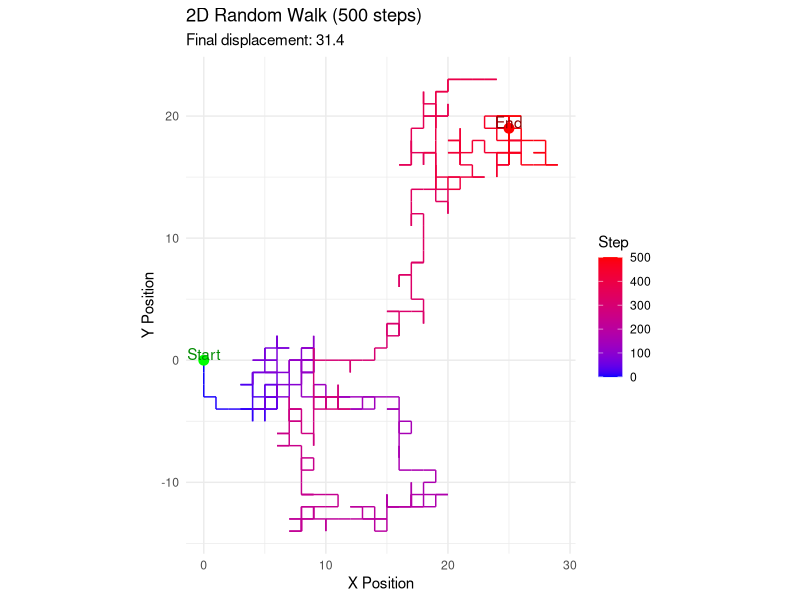
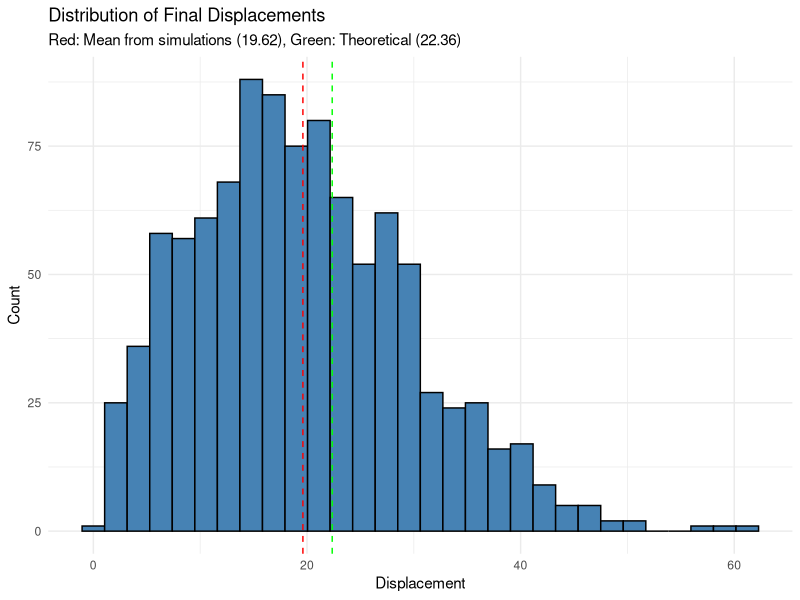

Here is the R script that generated these plots, in order:
# Load required libraries
library(ggplot2)
library(dplyr)

# Function to simulate a 2D random walk
simulate_random_walk <- function(steps = 1000, seed = NULL) {
  # Set seed for reproducibility if provided
  if (!is.null(seed)) {
    set.seed(seed)
  }
  
  # Initialize position vectors
  x <- numeric(steps + 1)
  y <- numeric(steps + 1)
  
  # Starting position is (0,0)
  x[1] <- 0
  y[1] <- 0
  
  # Generate random directions
  # 1 = North, 2 = East, 3 = South, 4 = West
  directions <- sample(1:4, steps, replace = TRUE)
  
  # Perform the random walk
  for (i in 1:steps) {
    direction <- directions[i]
    
    # Update position based on direction
    if (direction == 1) {  # North
      y[i + 1] <- y[i] + 1
      x[i + 1] <- x[i]
    } else if (direction == 2) {  # East
      x[i + 1] <- x[i] + 1
      y[i + 1] <- y[i]
    } else if (direction == 3) {  # South
      y[i + 1] <- y[i] - 1
      x[i + 1] <- x[i]
    } else if (direction == 4) {  # West
      x[i + 1] <- x[i] - 1
      y[i + 1] <- y[i]
    }
  }
  
  # Create a data frame with the results
  results <- data.frame(
    step = 0:steps,
    x = x,
    y = y
  )
  
  return(results)
}

# Function to plot a random walk
plot_random_walk <- function(walk_data) {
  # Calculate displacement at each step
  walk_data <- walk_data %>%
    mutate(displacement = sqrt(x^2 + y^2))
  
  # Get final position for labeling
  final_pos <- walk_data[nrow(walk_data), ]
  
  # Create the plot
  p <- ggplot(walk_data, aes(x = x, y = y)) +
    geom_path(aes(color = step), linewidth = 0.5) +
    geom_point(data = walk_data[1, ], aes(x = x, y = y), color = "green", size = 3) +
    geom_point(data = final_pos, aes(x = x, y = y), color = "red", size = 3) +
    scale_color_gradient(low = "blue", high = "red") +
    labs(
      title = paste("2D Random Walk (", nrow(walk_data) - 1, " steps)", sep = ""),
      subtitle = paste("Final displacement:", round(final_pos$displacement, 2)),
      x = "X Position",
      y = "Y Position",
      color = "Step"
    ) +
    annotate("text", x = walk_data[1, "x"], y = walk_data[1, "y"] + 0.5, 
             label = "Start", color = "green4") +
    annotate("text", x = final_pos$x, y = final_pos$y + 0.5, 
             label = "End", color = "red4") +
    theme_minimal() +
    coord_equal()
  
  return(p)
}

# Simulate a random walk with 500 steps
set.seed(123)  # For reproducibility
walk_data <- simulate_random_walk(steps = 500)

# Plot the random walk
plot_random_walk(walk_data)

# Calculate and print some statistics
final_position <- tail(walk_data, 1)
cat("Final position:", final_position$x, ",", final_position$y, "\n")
cat("Final displacement:", sqrt(final_position$x^2 + final_position$y^2), "\n")

# The expected displacement for a 2D random walk is approximately sqrt(steps)
expected_displacement <- sqrt(500)
cat("Expected displacement (theoretical):", expected_displacement, "\n")

# Simulate multiple walks to verify the expected displacement
num_simulations <- 1000
final_displacements <- numeric(num_simulations)

for (i in 1:num_simulations) {
  walk <- simulate_random_walk(steps = 500)
  final_pos <- tail(walk, 1)
  final_displacements[i] <- sqrt(final_pos$x^2 + final_pos$y^2)
}

cat("Average final displacement from", num_simulations, "simulations:", 
    mean(final_displacements), "\n")
cat("Standard deviation of displacement:", sd(final_displacements), "\n")

# Plot the distribution of final displacements
displacement_df <- data.frame(displacement = final_displacements)
ggplot(displacement_df, aes(x = displacement)) +
  geom_histogram(bins = 30, fill = "steelblue", color = "black") +
  geom_vline(xintercept = mean(final_displacements), color = "red", linetype = "dashed") +
  geom_vline(xintercept = expected_displacement, color = "green", linetype = "dashed") +
  labs(
    title = "Distribution of Final Displacements",
    subtitle = paste("Red: Mean from simulations (", round(mean(final_displacements), 2), 
                     "), Green: Theoretical (", round(expected_displacement, 2), ")", sep = ""),
    x = "Displacement",
    y = "Count"
  ) +
  theme_minimal()
